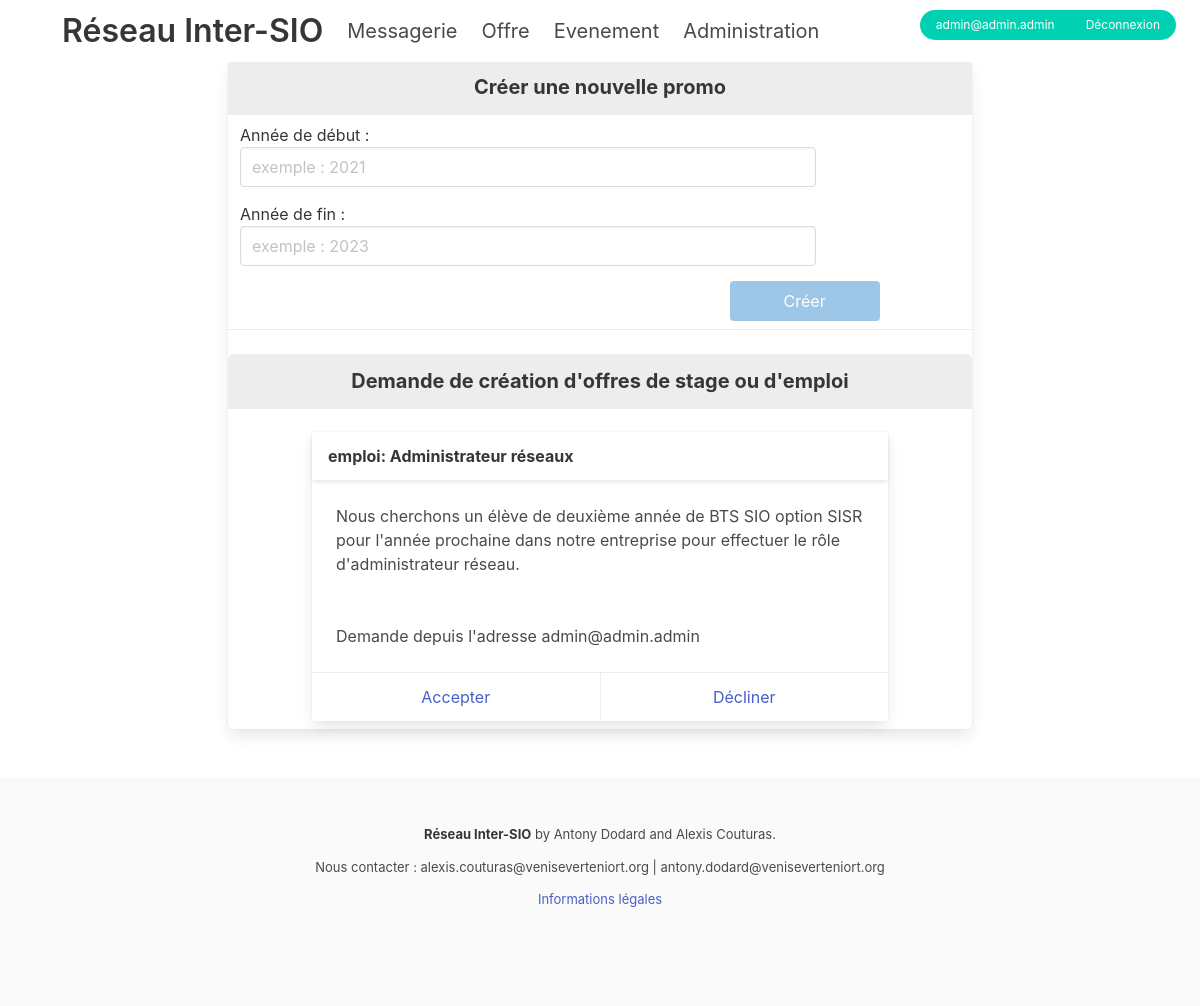
/admin.php (signed in), run on the app's committed database.
### tables this page shows
CREATE TABLE IF NOT EXISTS `proposition` (
  `id_prop` int(11) NOT NULL AUTO_INCREMENT,
  `type_prop` varchar(50) NOT NULL,
  `titre_prop` varchar(50) NOT NULL,
  `contenu_prop` varchar(450) NOT NULL,
  `accepter_prop` char(1) DEFAULT NULL,
  `dateFin_prop` date DEFAULT NULL,
  `mail_compte` varchar(50) NOT NULL,
  PRIMARY KEY (`id_prop`),
  KEY `FK_proposition_compte` (`mail_compte`),
  CONSTRAINT `FK_proposition_compte` FOREIGN KEY (`mail_compte`) REFERENCES `compte` (`mail`)
);

### admin.php (the view, shortened to what this page needs)
<?php include('header.php');
?>
<html>
	<body>
		<div class="section" style="margin-left: 15%; margin-right: 15%; margin-top: 1%">
			<nav class="panel">
				<p class="panel-heading" style="text-align: center">Créer une nouvelle promo</p>
				<div class="panel-block" style="flex-wrap: wrap">
					<label for="anneedebut">Année de début :</label>
					<input class="input" style="margin-right: 20%" id="anneedebut" placeholder="exemple : 2021" name="anneedebut" type="text" maxlength="4" minlength="4" pattern="[0-9]{4}">
					<label for="anneefin" style="margin-top: 15px">Année de fin :</label>
					<input class="input" style="margin-right: 20%" id="anneefin" placeholder="exemple : 2023" name="anneefin" type="text" maxlength="4" minlength="4" pattern="[0-9]{4}">
					<input type="button" style="margin-top: 15px; width: 150px; margin-left: 68%" class="button is-info" disabled id="creationpromo" value="Créer" />
				</div>
				<br/>
				<p class="panel-heading" style="text-align: center">Demande de création d'offres de stage ou d'emploi</p>
				<div class="panel-block" style="flex-wrap: wrap">
					<?php
						try {
							$bdd = new PDO('mysql:host=localhost;dbname=projetphp;charset=utf8', 'root', '');
						} catch(Exception $e) {
							die('Erreur : '.$e->getMessage());
						}
						$req = $bdd->prepare('SELECT id_prop, type_prop, titre_prop, contenu_prop, mail_compte FROM proposition WHERE accepter_prop = "F"');
						$req->execute();
						while ($ligne = $req->fetch()) {
							echo 	'<div class="card" id="'.$ligne[0].'" style="width: 1000px; margin-top: 15px; margin-left: 10%; margin-right: 10%">
										<header class="card-header">
											<p class="card-header-title">
												'.$ligne[1].':  '.$ligne[2].'
											</p>
										</header>
										<div class="card-content">
											<div class="content">
												'.$ligne[3].' </br></br></br>Demande depuis l\'adresse  '.$ligne[4].'
											</div>
										</div>
										<footer class="card-footer">
											<a class="card-footer-item accepter">Accepter</a>
											<a class="card-footer-item decliner">Décliner</a>
										</footer>
									</div>';
						}
					?>
				</div>
			</nav>
		</div>
		<?php include('footer.php'); ?>
	</body>
</html>

### CSS/main.css (style rules this page uses)
html, body { min-height: 850px; }

### data on the page
proposition: type_prop "emploi", titre_prop "Administrateur réseaux", contenu_prop "Nous cherchons un élève de deuxième année de BTS SIO option SISR pour l'année prochaine dans notre entreprise pour effectuer le rôle d'administrateur réseau.", mail_compte "admin@admin.admin"

### other printed values
$_SESSION['email'] "admin@admin.admin"
